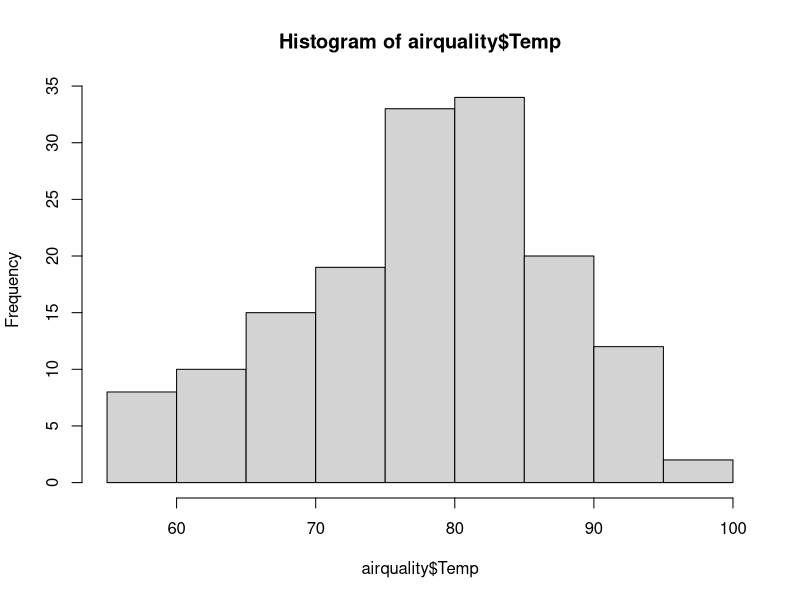
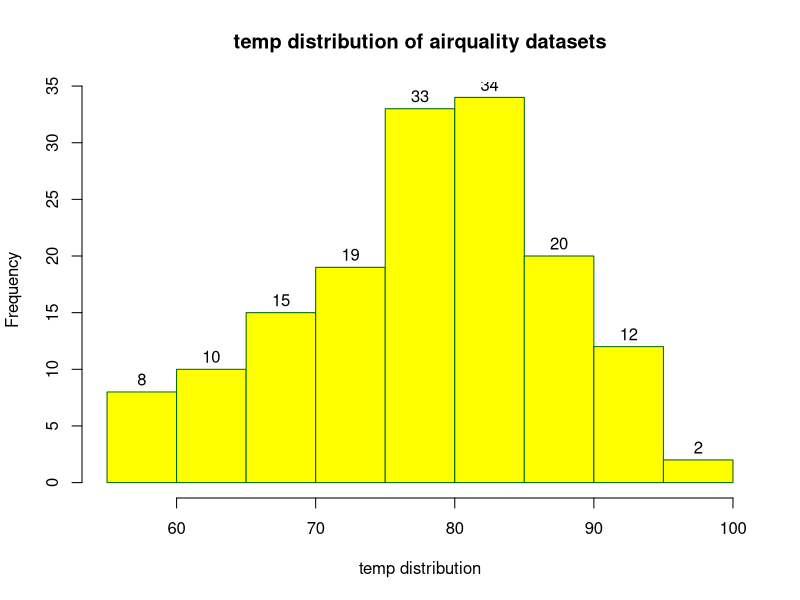

Write R code to recreate these figures, in order. (Note: this script raises an error after producing the figures.)

#data() to check all built in data sets

?airquality
class(airquality)
hist(airquality$Temp)


hist(airquality$Temp,
     main="temp distribution of airquality datasets",
     xlab="temp distribution",
     ylab="Frequency",
     labels=TRUE,
     col = "yellow",
     border = "darkgreen")




ggplot(
  airquality,
  aes(x=Temp)
)+
  geom_histogram(bins=25,
                 fill="steelblue",col="white")+
  labs(title="GGPLOT-Histogram",
       x="temp distribution",
       y="Frequency")+
  theme_light()

